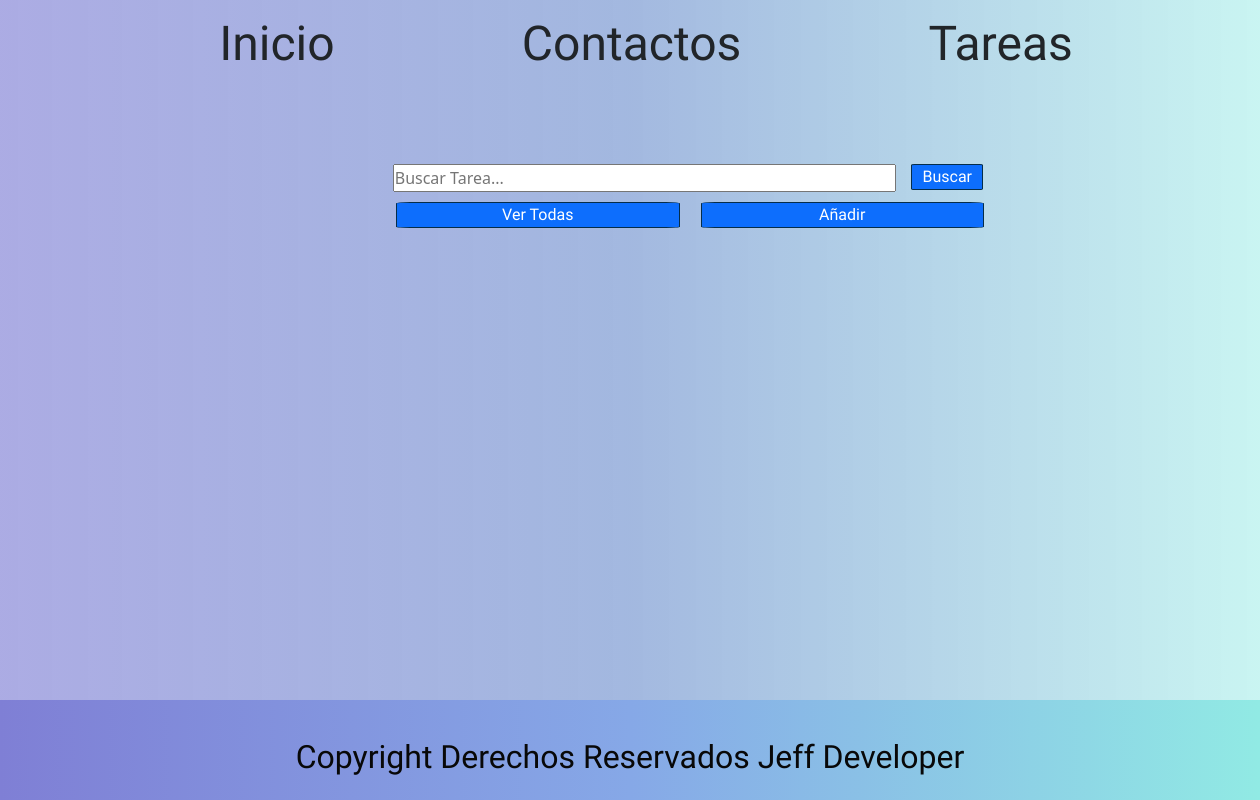
The page /lista/ on the database as committed earlier.
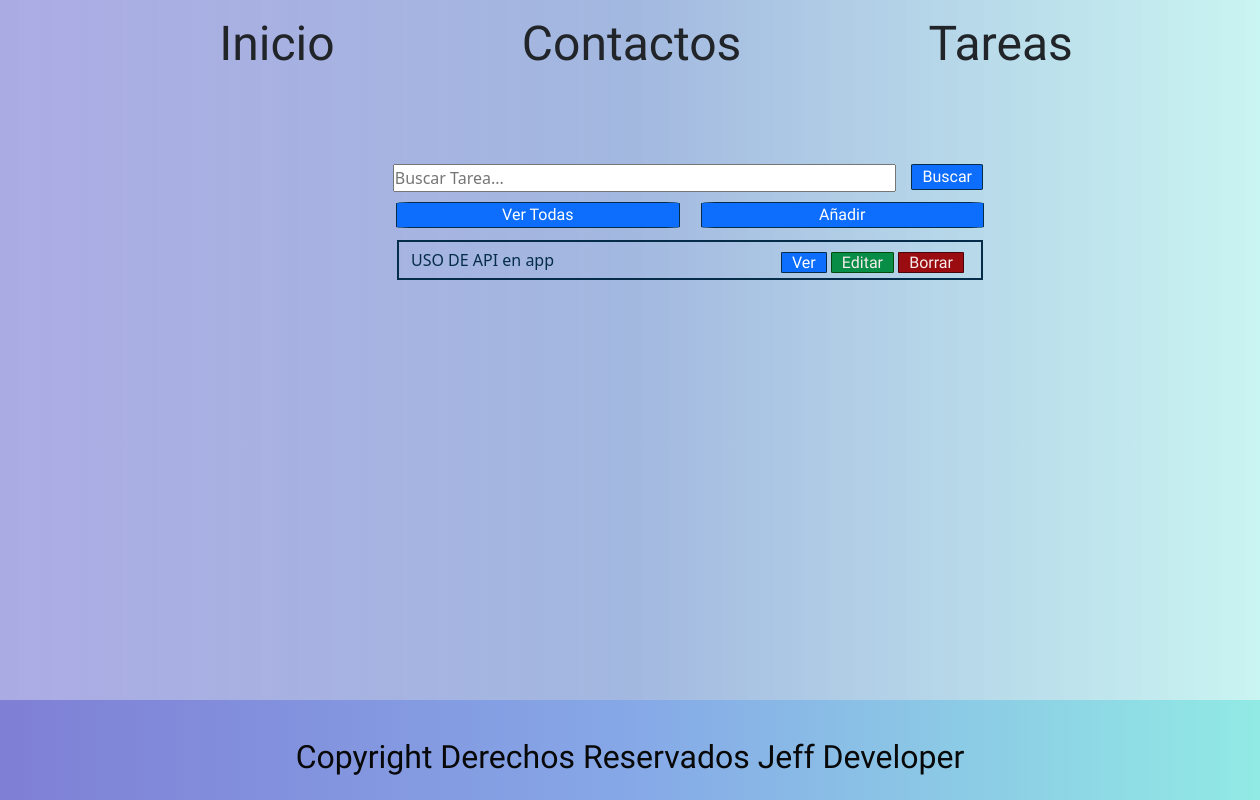
The same page on the database as committed later.
### Lista_de_Tareas/models.py (models this page shows)
class Lista(models.Model):
    title = models.CharField(max_length=50, blank= False, null= False)
    description = models.TextField(blank= True, null=True)
    date = models.DateField(default= date.today)
    estimated_end = models.DateField(blank= True, null=True)
    priority = models.IntegerField(default=3)
    def __str__(self):
        return self.title

### Lista_de_Tareas/views.py (the view)
# urls.py: path('', views.index, name='contactos'),
def index(request):
    listas = Lista.objects.filter(title__contains=request.GET.get('Buscar', ''))
    context = {
        'listas': listas
    }
    return render(request, 'lista/index.html', context)

### templates/Lista/index.html (shortened to what this page needs)
{% extends 'layout/base.html' %}
{% load static %}
{% block 'content' %}
<form class="container" action="{% url 'lista' %}" method="GET">
    <input type="text" name="Buscar" placeholder="Buscar Tarea..." class="place">
    <input type="submit" value="Buscar" class="botonbus" >
</form>
<div class="reseteo">
    <a href="{% url 'lista' %}" class="botonver">Ver Todas</a>
    <a href="{% url 'lista_create' %}" class="botonañadir">Añadir</a>
</div>
<ul class="lista-1">
    {% for lista in listas %}
    <li>{{lista}}
        <span class="boton">
            <a href="{% url 'lista_view' lista.id %}" class="boton1">Ver</a>
            <a href="{% url 'lista_edit' lista.id %}" class="boton2">Editar</a>
            <a href="{% url 'lista_delete' lista.id %}" class="boton3">Borrar</a>
        </span>
    </li>
    {% endfor %}
</ul>
{% endblock %}

Rows that differ between the two databases and show on the page:
added Lista: title "USO DE API en app"
